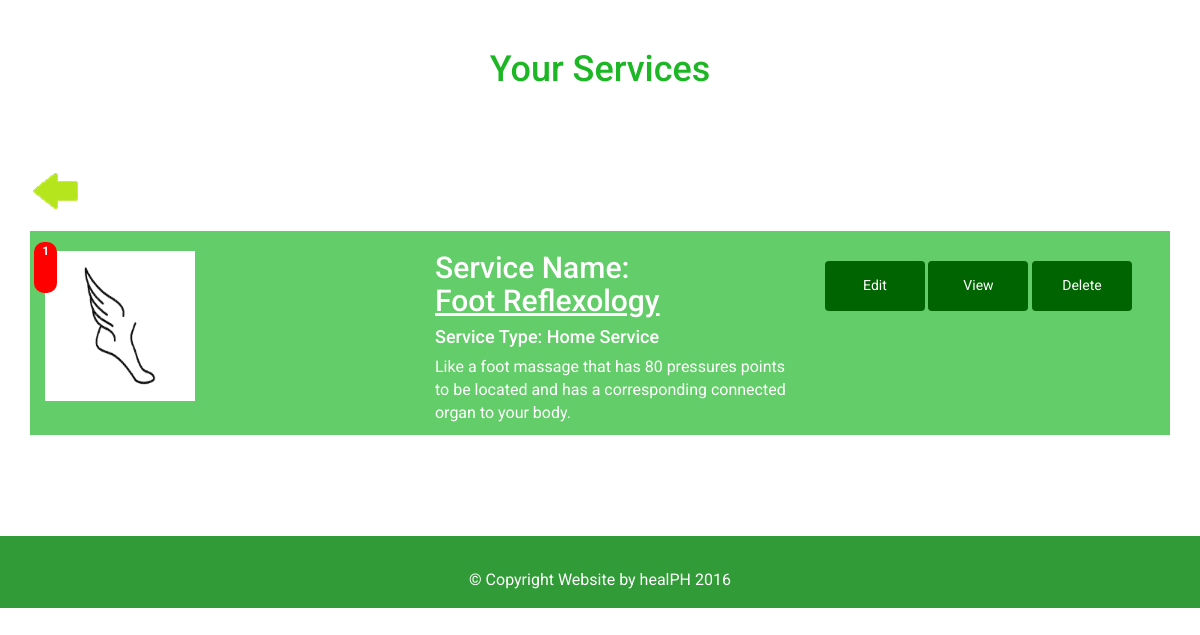
The app's page /healerPages/viewServices.php (signed in) with its own data.
### tables this page shows
CREATE TABLE IF NOT EXISTS `service` (
  `SERVICE_ID` int(11) NOT NULL AUTO_INCREMENT,
  `SRVCTYPE_ID` int(11) NOT NULL,
  `ACCT_ID` int(11) NOT NULL,
  `NAME` varchar(60) NOT NULL,
  `DESCRIPTION` varchar(3000) NOT NULL,
  `PRICE` decimal(10,2) NOT NULL,
  `STATUS` varchar(100) NOT NULL DEFAULT 'ACTIVE',
  `PICTURE` varchar(60) NOT NULL,
  `RATE` decimal(5,1) NOT NULL,
  PRIMARY KEY (`SERVICE_ID`)
);

CREATE TABLE IF NOT EXISTS `service_type` (
  `SRVCTYPE_ID` int(11) NOT NULL AUTO_INCREMENT,
  `SRVCTYPE` varchar(30) NOT NULL,
  PRIMARY KEY (`SRVCTYPE_ID`)
);

### queries/getservices.php (the view, shortened to what this page needs)
<?php
	require_once 'connection.php';
	$accountid = $_SESSION['USERID'];
	$sql = "SELECT T.SRVCTYPE_ID, T.SRVCTYPE, S.SERVICE_ID, S.SRVCTYPE_ID, S.ACCT_ID, S.NAME, S.DESCRIPTION, S.PRICE, S.STATUS, S.PICTURE FROM service_type AS T INNER JOIN service AS S ON T.SRVCTYPE_ID = S.SRVCTYPE_ID WHERE S.ACCT_ID = '$accountid' AND S.STATUS = 'ACTIVE' ORDER BY S.SERVICE_ID DESC";
	$retrieve = $conn->query($sql)->fetchAll();
	if(count($retrieve)>0) {
		foreach($retrieve as $row) {
			$name = $row['NAME'];
			$servicetype = $row['SRVCTYPE'];
			$description = $row['DESCRIPTION'];
			$picture = $row['PICTURE'];
			$serviceid = $row['SERVICE_ID'];
			$notif_count = "";
			$servicesql = "SELECT * FROM booking WHERE HEALER_ID = '$accountid' AND SERVICE_ID = '$serviceid' AND STATUS = 'ACTIVE'";
			$servicenotif = $conn->query($servicesql)->fetchAll();
			if($servicenotif) {
				$count = 0;
				foreach($servicenotif as $row) {
					$count++;
				}
				$notif_count = $count;
			}
?>
			<div class="service-product">
					<div class="container">
							<div class="row">
									<div class="col-md-4 col-sm-4"> <img style="width: 150px; height: 150px;" class="img-responsive wow wobble" src="../images/service/<?php echo $accountid. "/" .$picture; ?>" /><span class="badge badge-notify"><?php echo $notif_count; ?></span>
									</div>
									<div class="col-md-4 col-sm-4">
											<h2 class="wow fadeIn">Service Name:<br /><span style="text-decoration: underline;"><?php echo $name; ?> </h2>
											<h4 class="wow fadeIn" style="color: #fff;">Service Type: <?php echo $servicetype; ?></h4>
											<p class="wow fadeIn"><?php echo $description; ?></p>
									</div>
									<div class="col-md-4 col-sm-4">
											<a href="../healerPages/editservice.php?serviceid=<?php echo $serviceid; ?>"><button class="btn btn-danger wow bounceInRight hvr-float" type="button">  Edit
																	 </button></a>
											<a href="viewer.php?viewtype=service&viewid=<?php echo $serviceid; ?>"><button class="btn btn-danger wow bounceInRight hvr-float" type="button">  View
																	</button></a>
											<a style="color: blue;" data-toggle="modal" data-target="#myModal<?php echo $serviceid; ?>"><button class="btn btn-danger wow bounceInRight hvr-float" type="button">  Delete
																	</button></a>
									</div>
							</div>
					</div>
			</div>
			<br />
<?php
		}
	}
?>

### records on screen
service: PICTURE (picture), notif_count "1", NAME "Foot Reflexology", SRVCTYPE_ID.SRVCTYPE "Home Service", DESCRIPTION "Like a foot massage that has 80 pressures points to be located and has a corresponding connected organ to your body."
